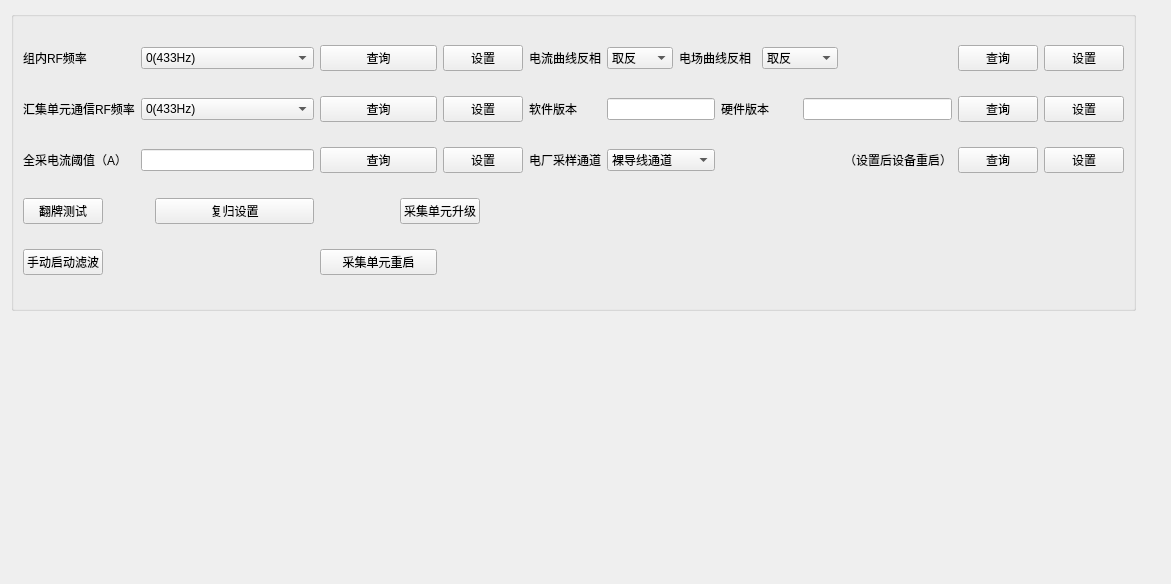
      <widget class="QWidget" name="tab_7">
       <attribute name="title">
        <string>维护信息</string>
       </attribute>
       <layout class="QGridLayout" name="gridLayout_53">
        <item row="0" column="0">
         <widget class="QGroupBox" name="groupBox_14">
          <property name="minimumSize">
           <size>
            <width>0</width>
            <height>300</height>
           </size>
          </property>
          <property name="title">
           <string/>
          </property>
          <layout class="QGridLayout" name="gridLayout_12">
           <item row="0" column="0">
            <widget class="QLabel" name="label_52">
             <property name="text">
              <string>组内RF频率</string>
             </property>
            </widget>
           </item>
           <item row="0" column="2" colspan="2">
            <widget class="QComboBox" name="comboBox_2">
             <item>
              <property name="text">
               <string>0(433Hz)</string>
              </property>
             </item>
             <item>
              <property name="text">
               <string>1(434Hz)</string>
              </property>
             </item>
             <item>
              <property name="text">
               <string>2(435Hz)</string>
              </property>
             </item>
             <item>
              <property name="text">
               <string>3(436Hz)</string>
              </property>
             </item>
             <item>
              <property name="text">
               <string>4(437Hz)</string>
              </property>
             </item>
             <item>
              <property name="text">
               <string>5(438Hz)</string>
              </property>
             </item>
             <item>
              <property name="text">
               <string>6(439Hz)</string>
              </property>
             </item>
             <item>
              <property name="text">
               <string>7(440Hz)</string>
              </property>
             </item>
             <item>
              <property name="text">
               <string>8(441Hz)</string>
              </property>
             </item>
             <item>
              <property name="text">
               <string>9(442Hz)</string>
              </property>
             </item>
             <item>
              <property name="text">
               <string>10(443Hz)</string>
              </property>
             </item>
             <item>
              <property name="text">
               <string>11(444Hz)</string>
              </property>
             </item>
             <item>
              <property name="text">
               <string>12(445Hz)</string>
              </property>
             </item>
             <item>
              <property name="text">
               <string>13(446Hz)</string>
              </property>
             </item>
             <item>
              <property name="text">
               <string>14(447Hz)</string>
              </property>
             </item>
             <item>
              <property name="text">
               <string>15(448Hz)</string>
              </property>
             </item>
             <item>
              <property name="text">
               <string>16(449Hz)</string>
              </property>
             </item>
             <item>
              <property name="text">
               <string>17(450Hz)</string>
              </property>
             </item>
             <item>
              <property name="text">
               <string>18(451Hz)</string>
              </property>
             </item>
             <item>
              <property name="text">
               <string>19(452Hz)</string>
              </property>
             </item>
             <item>
              <property name="text">
               <string>20(453Hz)</string>
              </property>
             </item>
             <item>
              <property name="text">
               <string>21(454Hz)</string>
              </property>
             </item>
             <item>
              <property name="text">
               <string>22(454Hz)</string>
              </property>
             </item>
             <item>
              <property name="text">
               <string>23(456Hz)</string>
              </property>
             </item>
             <item>
              <property name="text">
               <string>24(457Hz)</string>
              </property>
             </item>
             <item>
              <property name="text">
               <string>25(458Hz)</string>
              </property>
             </item>
             <item>
              <property name="text">
               <string>26(459Hz)</string>
              </property>
             </item>
             <item>
              <property name="text">
               <string>27(460Hz)</string>
              </property>
             </item>
             <item>
              <property name="text">
               <string>28(461Hz)</string>
              </property>
             </item>
             <item>
              <property name="text">
               <string>29(462Hz)</string>
              </property>
             </item>
             <item>
              <property name="text">
               <string>30(463Hz)</string>
              </property>
             </item>
             <item>
              <property name="text">
               <string>31(464Hz)</string>
              </property>
             </item>
             <item>
              <property name="text">
               <string>32(465Hz)</string>
              </property>
             </item>
             <item>
              <property name="text">
               <string>33(466Hz)</string>
              </property>
             </item>
             <item>
              <property name="text">
               <string>34(467Hz)</string>
              </property>
             </item>
             <item>
              <property name="text">
               <string>35(468Hz)</string>
              </property>
             </item>
             <item>
              <property name="text">
               <string>36(469Hz)</string>
              </property>
             </item>
             <item>
              <property name="text">
               <string>37(470Hz)</string>
              </property>
             </item>
             <item>
              <property name="text">
               <string>38(471Hz)</string>
              </property>
             </item>
             <item>
              <property name="text">
               <string>39(472Hz)</string>
              </property>
             </item>
             <item>
              <property name="text">
               <string>40(473Hz)</string>
              </property>
             </item>
             <item>
              <property name="text">
               <string>41(474Hz)</string>
              </property>
             </item>
            </widget>
           </item>
           <item row="0" column="4" colspan="2">
            <widget class="QPushButton" name="pushButton_20">
             <property name="text">
              <string>查询</string>
             </property>
            </widget>
           </item>
           <item row="0" column="6" colspan="2">
            <widget class="QPushButton" name="pushButton_21">
             <property name="text">
              <string>设置</string>
             </property>
            </widget>
           </item>
           <item row="0" column="8">
            <widget class="QLabel" name="label_53">
             <property name="text">
              <string>电流曲线反相</string>
             </property>
            </widget>
           </item>
           <item row="0" column="9">
            <widget class="QComboBox" name="comboBox_3">
             <item>
              <property name="text">
               <string>取反</string>
              </property>
             </item>
             <item>
              <property name="text">
               <string>不取反</string>
              </property>
             </item>
            </widget>
           </item>
           <item row="0" column="10" colspan="2">
            <widget class="QLabel" name="label_54">
             <property name="text">
              <string>电场曲线反相</string>
             </property>
            </widget>
           </item>
           <item row="0" column="12" colspan="2">
            <widget class="QComboBox" name="comboBox_4">
             <item>
              <property name="text">
               <string>取反</string>
              </property>
             </item>
             <item>
              <property name="text">
               <string>不取反</string>
              </property>
             </item>
            </widget>
           </item>
           <item row="0" column="15">
            <widget class="QPushButton" name="pushButton_22">
             <property name="text">
              <string>查询</string>
             </property>
            </widget>
           </item>
           <item row="0" column="16">
            <widget class="QPushButton" name="pushButton_23">
             <property name="text">
              <string>设置</string>
             </property>
            </widget>
           </item>
           <item row="1" column="0" colspan="2">
            <widget class="QLabel" name="label_55">
             <property name="text">
              <string>汇集单元通信RF频率</string>
             </property>
            </widget>
           </item>
           <item row="1" column="2" colspan="2">
            <widget class="QComboBox" name="comboBox_5">
             <item>
              <property name="text">
               <string>0(433Hz)</string>
              </property>
             </item>
             <item>
              <property name="text">
               <string>1(434Hz)</string>
              </property>
             </item>
             <item>
              <property name="text">
               <string>2(435Hz)</string>
              </property>
             </item>
             <item>
              <property name="text">
               <string>3(436Hz)</string>
              </property>
             </item>
             <item>
              <property name="text">
               <string>4(437Hz)</string>
              </property>
             </item>
             <item>
              <property name="text">
               <string>5(438Hz)</string>
              </property>
             </item>
             <item>
              <property name="text">
               <string>6(439Hz)</string>
              </property>
             </item>
             <item>
              <property name="text">
               <string>7(440Hz)</string>
              </property>
             </item>
             <item>
              <property name="text">
               <string>8(441Hz)</string>
              </property>
             </item>
             <item>
              <property name="text">
               <string>9(442Hz)</string>
              </property>
             </item>
             <item>
              <property name="text">
               <string>10(443Hz)</string>
              </property>
             </item>
             <item>
              <property name="text">
               <string>11(444Hz)</string>
              </property>
             </item>
             <item>
              <property name="text">
               <string>12(445Hz)</string>
              </property>
             </item>
             <item>
              <property name="text">
               <string>13(446Hz)</string>
              </property>
             </item>
             <item>
              <property name="text">
               <string>14(447Hz)</string>
              </property>
             </item>
             <item>
              <property name="text">
               <string>15(448Hz)</string>
              </property>
             </item>
             <item>
              <property name="text">
               <string>16(449Hz)</string>
              </property>
             </item>
             <item>
              <property name="text">
               <string>17(450Hz)</string>
              </property>
             </item>
             <item>
              <property name="text">
               <string>18(451Hz)</string>
              </property>
             </item>
             <item>
              <property name="text">
               <string>19(452Hz)</string>
              </property>
             </item>
             <item>
              <property name="text">
               <string>20(453Hz)</string>
              </property>
             </item>
             <item>
              <property name="text">
               <string>21(454Hz)</string>
              </property>
             </item>
             <item>
              <property name="text">
               <string>22(455Hz)</string>
              </property>
             </item>
             <item>
              <property name="text">
               <string>23(456Hz)</string>
              </property>
             </item>
             <item>
              <property name="text">
               <string>24(457Hz)</string>
              </property>
             </item>
             <item>
              <property name="text">
               <string>25(458Hz)</string>
              </property>
             </item>
             <item>
              <property name="text">
               <string>26(459Hz)</string>
              </property>
             </item>
             <item>
              <property name="text">
               <string>27(460Hz)</string>
              </property>
             </item>
             <item>
              <property name="text">
               <string>28(461Hz)</string>
              </property>
             </item>
             <item>
              <property name="text">
               <string>29(462Hz)</string>
              </property>
             </item>
             <item>
              <property name="text">
               <string>30(463Hz)</string>
              </property>
             </item>
             <item>
              <property name="text">
               <string>31(464Hz)</string>
              </property>
             </item>
             <item>
              <property name="text">
               <string>32(465Hz)</string>
              </property>
             </item>
             <item>
              <property name="text">
               <string>33(466Hz)</string>
              </property>
             </item>
             <item>
              <property name="text">
               <string>34(467Hz)</string>
              </property>
             </item>
             <item>
              <property name="text">
               <string>35(468Hz)</string>
              </property>
             </item>
             <item>
              <property name="text">
               <string>36(469Hz)</string>
              </property>
             </item>
             <item>
              <property name="text">
               <string>37(470Hz)</string>
              </property>
             </item>
             <item>
              <property name="text">
               <string>38(471Hz)</string>
              </property>
             </item>
             <item>
              <property name="text">
               <string>39(472Hz)</string>
              </property>
             </item>
             <item>
              <property name="text">
               <string>40(473Hz)</string>
              </property>
             </item>
             <item>
              <property name="text">
               <string>41(474Hz)</string>
              </property>
             </item>
            </widget>
           </item>
           <item row="1" column="4" colspan="2">
            <widget class="QPushButton" name="pushButton_24">
             <property name="text">
              <string>查询</string>
             </property>
            </widget>
           </item>
           <item row="1" column="6" colspan="2">
            <widget class="QPushButton" name="pushButton_25">
             <property name="text">
              <string>设置</string>
             </property>
            </widget>
           </item>
           <item row="1" column="8">
            <widget class="QLabel" name="label_56">
             <property name="text">
              <string>软件版本</string>
             </property>
            </widget>
           </item>
           <item row="1" column="9" colspan="2">
            <widget class="QLineEdit" name="lineEdit_59"/>
           </item>
           <item row="1" column="11" colspan="2">
            <widget class="QLabel" name="label_57">
             <property name="text">
              <string>硬件版本</string>
             </property>
            </widget>
           </item>
           <item row="1" column="13" colspan="2">
            <widget class="QLineEdit" name="lineEdit_60"/>
           </item>
           <item row="1" column="15">
            <widget class="QPushButton" name="pushButton_26">
             <property name="text">
              <string>查询</string>
             </property>
            </widget>
           </item>
           <item row="1" column="16">
            <widget class="QPushButton" name="pushButton_27">
             <property name="text">
              <string>设置</string>
             </property>
            </widget>
           </item>
           <item row="2" column="0" colspan="2">
            <widget class="QLabel" name="label_58">
             <property name="text">
              <string>全采电流阈值（A）</string>
             </property>
            </widget>
           </item>
           <item row="2" column="2" colspan="2">
            <widget class="QLineEdit" name="lineEdit_61"/>
           </item>
           <item row="2" column="4" colspan="2">
            <widget class="QPushButton" name="pushButton_28">
             <property name="text">
              <string>查询</string>
             </property>
            </widget>
           </item>
           <item row="2" column="6" colspan="2">
            <widget class="QPushButton" name="pushButton_29">
             <property name="text">
              <string>设置</string>
             </property>
            </widget>
           </item>
           <item row="2" column="8">
            <widget class="QLabel" name="label_59">
             <property name="text">
              <string>电厂采样通道</string>
             </property>
            </widget>
           </item>
           <item row="2" column="9" colspan="2">
            <widget class="QComboBox" name="comboBox_6">
             <item>
              <property name="text">
               <string>裸导线通道</string>
              </property>
             </item>
             <item>
              <property name="text">
               <string>绝缘导线通道</string>
              </property>
             </item>
            </widget>
           </item>
           <item row="2" column="14">
            <widget class="QLabel" name="label_60">
             <property name="text">
              <string>（设置后设备重启）</string>
             </property>
            </widget>
           </item>
           <item row="2" column="15">
            <widget class="QPushButton" name="pushButton_30">
             <property name="text">
              <string>查询</string>
             </property>
            </widget>
           </item>
           <item row="2" column="16">
            <widget class="QPushButton" name="pushButton_31">
             <property name="text">
              <string>设置</string>
             </property>
            </widget>
           </item>
           <item row="3" column="0">
            <widget class="QPushButton" name="pushButton_32">
             <property name="text">
              <string>翻牌测试</string>
             </property>
            </widget>
           </item>
           <item row="3" column="1" colspan="2">
            <spacer name="horizontalSpacer_9">
             <property name="orientation">
              <enum>Qt::Horizontal</enum>
             </property>
             <property name="sizeHint" stdset="0">
              <size>
               <width>40</width>
               <height>20</height>
              </size>
             </property>
            </spacer>
           </item>
           <item row="3" column="3">
            <widget class="QPushButton" name="pushButton_33">
             <property name="text">
              <string>复归设置</string>
             </property>
            </widget>
           </item>
           <item row="3" column="4">
            <spacer name="horizontalSpacer_10">
             <property name="orientation">
              <enum>Qt::Horizontal</enum>
             </property>
             <property name="sizeHint" stdset="0">
              <size>
               <width>42</width>
               <height>20</height>
              </size>
             </property>
            </spacer>
           </item>
           <item row="3" column="5" colspan="2">
            <widget class="QPushButton" name="pushButton_34">
             <property name="text">
              <string>采集单元升级</string>
             </property>
            </widget>
           </item>
           <item row="3" column="7" colspan="10">
            <spacer name="horizontalSpacer_6">
             <property name="orientation">
              <enum>Qt::Horizontal</enum>
             </property>
             <property name="sizeHint" stdset="0">
              <size>
               <width>638</width>
               <height>20</height>
              </size>
             </property>
            </spacer>
           </item>
           <item row="4" column="0">
            <widget class="QPushButton" name="pushButton_35">
             <property name="text">
              <string>手动启动滤波</string>
             </property>
            </widget>
           </item>
           <item row="4" column="3">
            <spacer name="horizontalSpacer_8">
             <property name="orientation">
              <enum>Qt::Horizontal</enum>
             </property>
             <property name="sizeHint" stdset="0">
              <size>
               <width>159</width>
               <height>20</height>
              </size>
             </property>
            </spacer>
           </item>
           <item row="4" column="4" colspan="2">
            <widget class="QPushButton" name="pushButton_36">
             <property name="text">
              <string>采集单元重启</string>
             </property>
            </widget>
           </item>
           <item row="4" column="6" colspan="11">
            <spacer name="horizontalSpacer_7">
             <property name="orientation">
              <enum>Qt::Horizontal</enum>
             </property>
             <property name="sizeHint" stdset="0">
              <size>
               <width>681</width>
               <height>20</height>
              </size>
             </property>
            </spacer>
           </item>
          </layout>
         </widget>
        </item>
        <item row="0" column="1">
         <spacer name="horizontalSpacer_21">
          <property name="orientation">
           <enum>Qt::Horizontal</enum>
          </property>
          <property name="sizeHint" stdset="0">
           <size>
            <width>24</width>
            <height>20</height>
           </size>
          </property>
         </spacer>
        </item>
        <item row="1" column="0">
         <spacer name="verticalSpacer_7">
          <property name="orientation">
           <enum>Qt::Vertical</enum>
          </property>
          <property name="sizeHint" stdset="0">
           <size>
            <width>20</width>
            <height>262</height>
           </size>
          </property>
         </spacer>
        </item>
       </layout>
      </widget>
